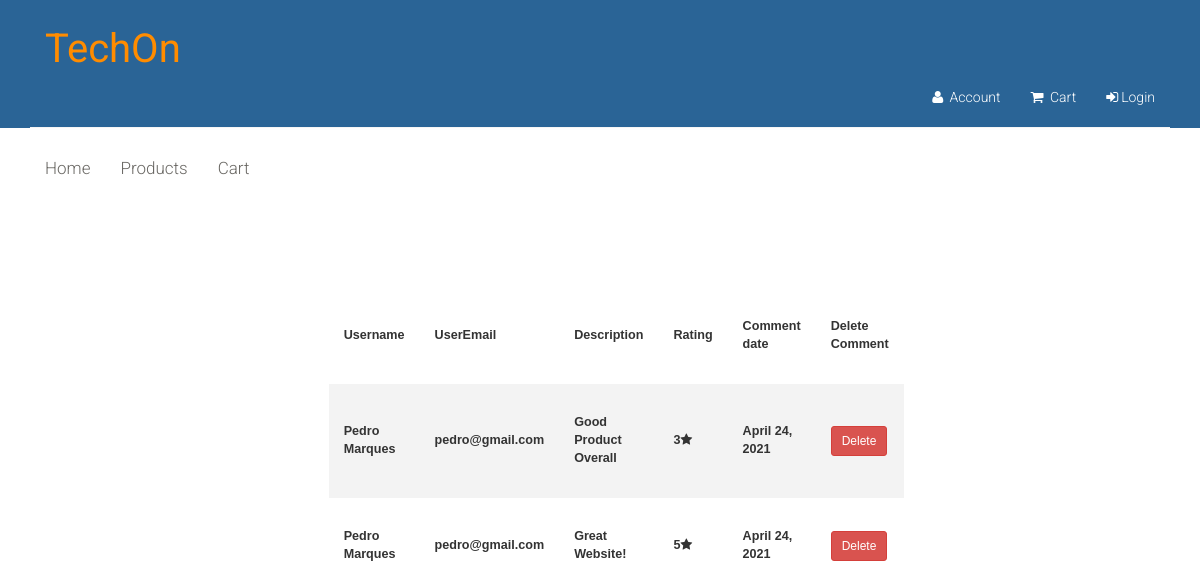
The app's page /commentsManagement/, older data.
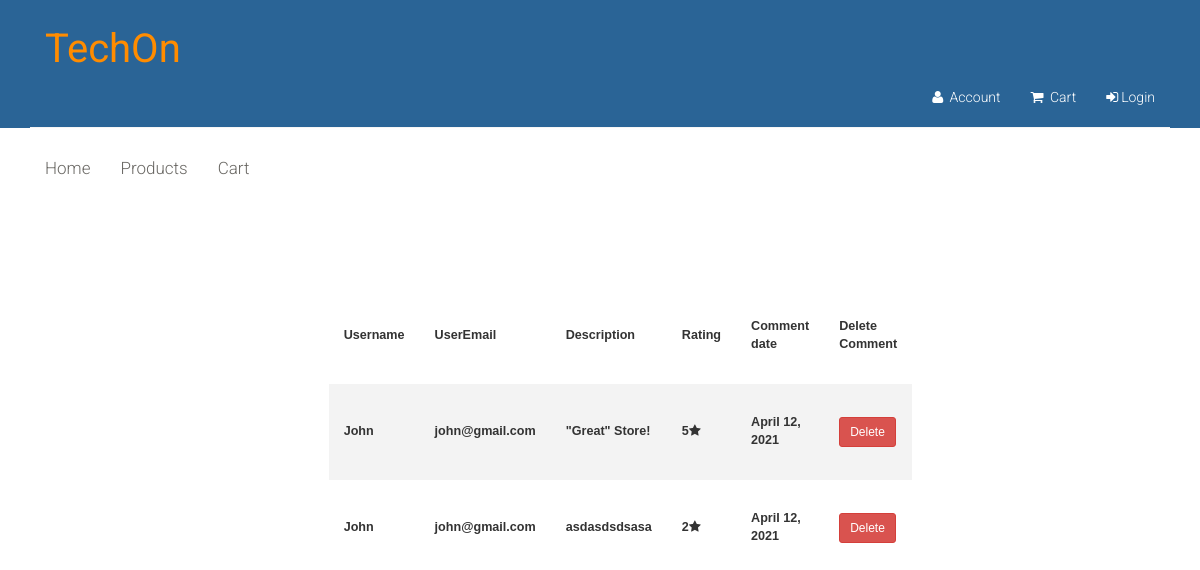
The same page, newer data.
### app/models.py (models this page shows, shortened)
class Comment(models.Model):
    userName = models.CharField(max_length=80)
    userEmail = models.EmailField()
    description = models.CharField(max_length=400)
    rating = models.IntegerField()
    commentDate = models.DateField()
    product = models.ForeignKey(Product, default=None, blank = True, null = True, on_delete=models.CASCADE)

### app/views.py (the view)
# urls.py: path('commentsManagement/', views.commentsManagement, name='commentsManagement'),
def commentsManagement(request):
    comments = Comment.objects.all()
    form = {'comments': comments}
    return render(request, 'commentsManagement.html', form)

### app/templates/commentsManagement.html (shortened to what this page needs)
{% extends "layout.html" %}
{% block content %}
        <div style="  margin:auto;
                   width:70%;
          padding:63px;">
    	<section id="form">
                <br><br>
                <table class="styled-table">
                <tr>
                    <th>Username</th>
                    <th>UserEmail</th>
                    <th>Description</th>
                    <th>Rating</th>
                    <th>Comment date</th>
                    <th>Delete Comment</th>
                </tr>
                {% for comment in comments %}
                    <tr>
                        <th>{{ comment.userName }}</th>
                        <th>{{ comment.userEmail }}</th>
                        <th>{{ comment.description }}</th>
                        <th>{{ comment.rating }}<i class="fa fa-star" aria-hidden="true" ></i></th>
                        <th>{{ comment.commentDate }}</th>
                        <th><a class="btn btn-sm btn-danger" href="{% url 'deleteComment' comment.id %}">Delete</a></th>
                    </tr>
                {%  endfor %}
                </table>
	</section>
</div>
{% endblock %}

### app/templates/layout.html (shortened to what this page needs)
<!DOCTYPE html>
<html lang="en">
<head>
    {% load static %}
    <link href="{% static 'css/bootstrap.min.css' %}" rel="stylesheet">
    <link  href="{% static "css/font-awesome.min.css" %}"  rel="stylesheet">
    <link href="{% static "css/prettyPhoto.css" %}"  rel="stylesheet">
    <link href="{% static "css/price-range.css" %}" rel="stylesheet">
    <link href="{% static "css/animate.css" %}" rel="stylesheet">
    <link href="{% static "css/main.css" %}" rel="stylesheet">
    <link href="{% static "css/responsive.css" %}" rel="stylesheet">
</head>
<body >
	<header style="height:0px">
		<div style="background-color: #2a6496" class="header-middle">
			<div class="container">
				<div class="row">
					<div class="col-md-4 clearfix">
						<div class="logo pull-left">
                            <a href="{% url "home" %}"> <span style="color: darkorange; font-size: 40px; top: 20px"   >TechOn</span></a>
						</div>
					</div>
					<div class="col-md-12 clearfix">
						<div class="shop-menu clearfix pull-right">
							<ul style="float:right" class="nav navbar-nav">
								<li><a style="background-color: #2a6496; color: white" href="{% url 'account' %}"><i class="fa fa-user"></i> Account</a></li>
								<li><a style="background-color: #2a6496; color: white" href="{% url "cart" %}" ><i class="fa fa-shopping-cart"></i> Cart</a></li>
                                {% if user.is_authenticated %}
								    <li><a style="background-color: #2a6496; color: white"  href="" > Welcome, {{ user.get_username }}</a></li>
                                    <li ><a style="background-color: #2a6496; color:white"  href="{% url "logout" %}"><i class="icon-signout"></i>Logout </a></li>
                                {% else %}
								    <li><a style="background-color: #2a6496; color:white" href="{% url 'login' %}" ><i class="fa fa-sign-in" aria-hidden="true"></i>Login</a></li>
                                {%  endif %}
							</ul>
						</div>
					</div>
				</div>
			</div>
		</div>
		<div class="header-bottom">
			<div class="container " >
				<div class="row">
					<div class="col-sm-12">
						<div class="mainmenu  col-sm-12  pull-left" >
							<ul style="float:left" class="nav navbar-nav collapse navbar-collapse">
								<li><a href="{% url "home" %}" >Home</a></li>
                                <li><a href="{% url "searchProducts" %}" >Products</a></li>
                                <li><a  href="{% url "cart" %}">Cart</a></li>
							</ul>
						</div>
					</div>
				</div>
				</div>
			</div>
	</header>
            {% block content %}
            {% endblock %}
</body>
</html>

### app/static/css/main.css (style rules this page uses)
body { font-family: 'Roboto', sans-serif; position: relative; font-weight: 400px; }
ul li { list-style: none; }
a { -webkit-transition: 300ms; transition: 300ms; }
.header-middle .container .row { border-bottom: 1px solid #f5f5f5; margin-left: 0; margin-right: 0; padding-bottom: 20px; padding-top: 20px; }
.shop-menu ul li { display: inline-block; padding-left: 15px; padding-right: 15px; }
.shop-menu ul li:last-child { padding-right: 0; }
.shop-menu ul li a { background: #FFFFFF; color: #696763; font-family: 'Roboto', sans-serif; font-size: 14px; font-weight: 300; padding: 0; padding-right: 0; margin-top: 10px; }
.shop-menu ul li a i { margin-right: 3px; }
.header-bottom { padding-bottom: 30px; padding-top: 30px; }
.navbar-collapse.collapse { padding-left: 0; }
.mainmenu ul li { padding-right: 15px; padding-left: 15px; }
.mainmenu ul li:first-child { padding-left: 0px; }
.mainmenu ul li a { color: #696763; font-family: 'Roboto', sans-serif; font-size: 17px; font-weight: 300; padding: 0; padding-bottom: 10px; }
#form { display: block; margin-bottom: 185px; margin-top: 185px; overflow: hidden; }

### app/templates/commentsManagement.html (style rules this page uses)
.styled-table { border-collapse: collapse; width:76%; margin-left:12%; margin-right:12%; font-size: 0.9em; font-family: sans-serif; min-width: 400px; }
.styled-table th, .styled-table td { padding: 30px 15px; }
.styled-table tbody tr:nth-of-type(even) { background-color: #f3f3f3; }
.styled-table tbody tr:last-of-type { border-bottom: 2px #009879; }

Row changes from the older to the newer data that the page shows:
changed Comment: userName "Pedro Marques" → "John"; userEmail "pedro@gmail.com" → "john@gmail.com"; description "Good Product Overall" → "\"Great\" Store!"; rating "3" → "5"; commentDate "April 24, 2021" → "April 12, 2021"
changed Comment: userName "Pedro Marques" → "John"; userEmail "pedro@gmail.com" → "john@gmail.com"; description "Great Website!" → "asdasdsdsasa"; rating "5" → "2"; commentDate "April 24, 2021" → "April 12, 2021"
